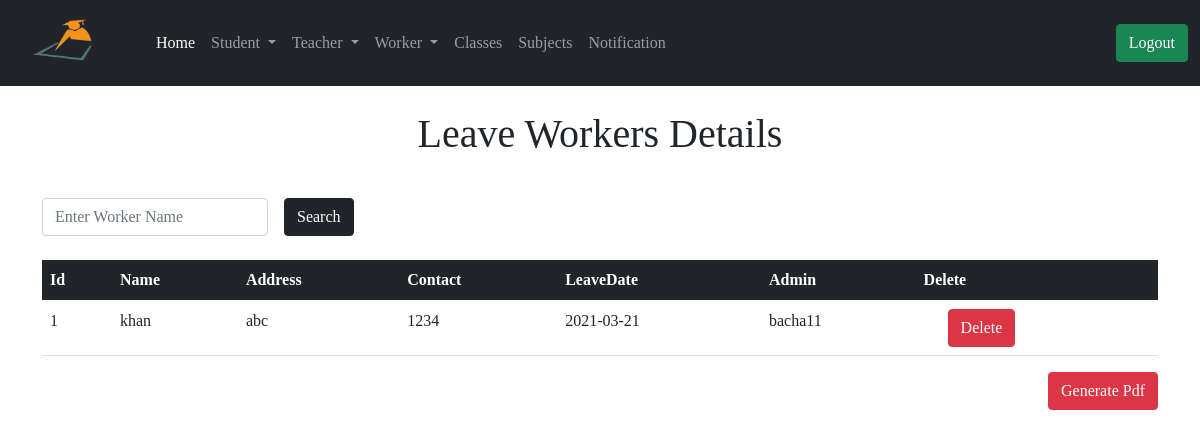
Page /administrator/leave_worker_detials (signed in) on the committed database.
### app/models.py (models this page shows, shortened)
class LeaveWorker(db.Model):
    id = db.Column(db.Integer, primary_key=True)
    leave_worker_name = db.Column(db.String(64))
    leave_worker_address = db.Column(db.String(128))
    leave_worker_contact = db.Column(db.String(64))
    leave_date = db.Column(db.DateTime, default=datetime.utcnow())
    admin_id = db.Column(db.Integer, db.ForeignKey('user.id'))

class User(UserMixin, db.Model):
    id = db.Column(db.Integer, primary_key=True)
    username = db.Column(db.String(32), unique=True)
    email = db.Column(db.String(64), unique=True)
    password_hash = db.Column(db.String(128))
    join_date = db.Column(db.DateTime, default=datetime.utcnow())
    student = db.relationship('Student', backref='admin')
    leavestudent = db.relationship('LeaveStudent', backref='admin')
    teacher = db.relationship('Teacher', backref='admin')
    leaveteacher = db.relationship('LeaveTeacher', backref='admin')
    worker = db.relationship('Worker', backref='admin')
    leaveworker = db.relationship('LeaveWorker', backref='admin')
    classs = db.relationship('Class', backref='admin')
    subject = db.relationship('Subject', backref='admin')

### app/routes.py (the view)
@app.route('/administrator/leave_worker_detials')
@login_required
def leave_worker_detials():
    query = request.args.get('query')
    if query:
        leave_worker = LeaveWorker.query.filter(LeaveWorker.leave_worker_name.contains(query))
        return render_template('administrator/leave_worker.html', title='Leave Worker', leave_worker=leave_worker, query=query)
    page = request.args.get('page', 1, type=int)
    leave_worker = LeaveWorker.query.order_by(LeaveWorker.id.asc()).paginate(
        page, app.config['ENTRY_PER_PAGE'], False)
    next_url = url_for('leave_worker_detials', page=leave_worker.next_num) \
        if leave_worker.has_next else None
    prev_url = url_for('leave_worker_detials', page=leave_worker.prev_num) \
        if leave_worker.has_prev else None
    return render_template('administrator/leave_worker.html', title='Leave Worker', leave_worker=leave_worker.items, next_url=next_url, prev_url=prev_url)

### app/models.py (called while the page is built)
@login.user_loader
def load_user(id):
    return User.query.get(int(id))

### app/routes.py (called while the page is built)
@app.before_request
def before_request():
    g.user = None
    if 'teacher_id' in session:
        user = Teacher.query.filter_by(id=session['teacher_id']).first()
        g.user = user

@app.before_request
def std_before_request():
    g.std_user = None
    if 'student_id' in session:
        std_user = Student.query.filter_by(id=session['student_id']).first()
        g.std_user = std_user

### app/templates/administrator/leave_worker.html (shortened to what this page needs)
{% extends 'administrator/base.html' %}
{% block content %}
<div class="container">
  {% if query %}
  <h1 class="text-center mt-4">Search Result About! <span class="text-primary"> {{ query }} </span></h1>
  {% else %}
  <h1 class="text-center mt-4">Leave Workers Details</h1>
  {% endif %}
  <form action="" method="GET">
    <div class="row g-3 align-items-center mt-4">
      <div class="col-auto">
        <input type="search" name="query" id="inputPassword6" class="form-control" placeholder="Enter Worker Name" required>
      </div>
      <div class="col-auto">
        <button type="submit" class="btn btn-dark">Search</button>
      </div>
    </div>
  </form>
  <table class="table mt-4">
      <thead class="table-dark">
        <tr>
          <th scope="col">Id</th>
          <th scope="col">Name</th>
          <th scope="col">Address</th>
          <th scope="col">Contact</th>
          <th scope="col">LeaveDate</th>
          <th scope="col">Admin</th>
          <th scope="col">Delete</th>
        </tr>
      </thead>
      {% for worker in leave_worker %}
      <tbody>
        <tr>
          <td> {{ worker.id }}</td>
          <td> {{ worker.leave_worker_name }} </td>
          <td> {{ worker.leave_worker_address }} </td>
          <td> {{ worker.leave_worker_contact }} </td>
          <td> {{ worker.leave_date.strftime('%Y-%m-%d') }} </td>
          <td> {{ worker.admin.username }} </td>
          <td>
              <button type="button" class="btn btn-danger ms-4" data-bs-toggle="modal" data-bs-target="#exampleModal">
                  Delete
              </button>
          </td>
        </tr>
      </tbody>
      {% endfor %}
  </table>
  <form action="{{ url_for('leave_worker_pdf') }}" method="POST">
    <button type="submit" class="btn btn-danger float-end">Generate Pdf</button>
  </form>
</div>
{% endblock %}

### app/templates/administrator/base.html (style rules this page uses)
body { font-family: 'Times New Roman', Times, serif; }

### rows in the picture
LeaveWorker: id "1", leave_worker_name "khan", leave_worker_address "abc", leave_worker_contact "1234", leave_date "2021-03-21", admin.username "bacha11"
